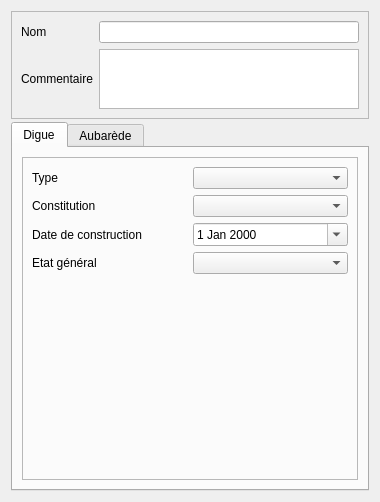
<?xml version="1.0" encoding="UTF-8"?>
<ui version="4.0">
 <class>Form</class>
 <widget class="QWidget" name="Form">
  <property name="geometry">
   <rect>
    <x>0</x>
    <y>0</y>
    <width>380</width>
    <height>502</height>
   </rect>
  </property>
  <property name="windowTitle">
   <string>Form</string>
  </property>
  <layout class="QVBoxLayout" name="verticalLayout" stretch="1,0,10">
   <property name="spacing">
    <number>3</number>
   </property>
   <item>
    <widget class="QFrame" name="frame_5">
     <property name="frameShape">
      <enum>QFrame::StyledPanel</enum>
     </property>
     <property name="frameShadow">
      <enum>QFrame::Raised</enum>
     </property>
     <layout class="QGridLayout" name="gridLayout_5">
      <item row="1" column="1">
       <widget class="QTextBrowser" name="textBrowser_commentaire">
        <property name="maximumSize">
         <size>
          <width>16777215</width>
          <height>60</height>
         </size>
        </property>
        <property name="readOnly">
         <bool>false</bool>
        </property>
       </widget>
      </item>
      <item row="1" column="0">
       <widget class="QLabel" name="label_15">
        <property name="text">
         <string>Commentaire</string>
        </property>
       </widget>
      </item>
      <item row="0" column="0">
       <widget class="QLabel" name="label">
        <property name="text">
         <string>Nom</string>
        </property>
       </widget>
      </item>
      <item row="0" column="1">
       <widget class="QLineEdit" name="lineEdit_nom"/>
      </item>
     </layout>
    </widget>
   </item>
   <item>
    <widget class="QTabWidget" name="tabWidget">
     <property name="currentIndex">
      <number>0</number>
     </property>
     <widget class="QWidget" name="tab">
      <attribute name="title">
       <string>Digue</string>
      </attribute>
      <layout class="QVBoxLayout" name="verticalLayout_2">
       <item>
        <widget class="QFrame" name="frame">
         <property name="frameShape">
          <enum>QFrame::StyledPanel</enum>
         </property>
         <property name="frameShadow">
          <enum>QFrame::Raised</enum>
         </property>
         <layout class="QGridLayout" name="gridLayout_2">
          <item row="0" column="0">
           <widget class="QLabel" name="label_2">
            <property name="text">
             <string>Type</string>
            </property>
           </widget>
          </item>
          <item row="1" column="0">
           <widget class="QLabel" name="label_3">
            <property name="text">
             <string>Constitution</string>
            </property>
           </widget>
          </item>
          <item row="1" column="1">
           <widget class="QComboBox" name="comboBox_contitution"/>
          </item>
          <item row="4" column="1">
           <spacer name="verticalSpacer_2">
            <property name="orientation">
             <enum>Qt::Vertical</enum>
            </property>
            <property name="sizeHint" stdset="0">
             <size>
              <width>20</width>
              <height>40</height>
             </size>
            </property>
           </spacer>
          </item>
          <item row="0" column="1">
           <widget class="QComboBox" name="comboBox_type"/>
          </item>
          <item row="2" column="0">
           <widget class="QLabel" name="label_9">
            <property name="text">
             <string>Date de construction</string>
            </property>
            <property name="wordWrap">
             <bool>true</bool>
            </property>
           </widget>
          </item>
          <item row="2" column="1">
           <widget class="QDateEdit" name="dateEdit_datecontruct">
            <property name="calendarPopup">
             <bool>true</bool>
            </property>
           </widget>
          </item>
          <item row="3" column="0">
           <widget class="QLabel" name="label_10">
            <property name="text">
             <string>Etat général</string>
            </property>
           </widget>
          </item>
          <item row="3" column="1">
           <widget class="QComboBox" name="comboBox_etat_fonc"/>
          </item>
         </layout>
        </widget>
       </item>
      </layout>
     </widget>
     <widget class="QWidget" name="tab_2">
      <attribute name="title">
       <string>Aubarède</string>
      </attribute>
      <layout class="QGridLayout" name="gridLayout_3">
       <item row="3" column="1">
        <widget class="QComboBox" name="comboBox_aubaredevegarboree"/>
       </item>
       <item row="2" column="1">
        <widget class="QComboBox" name="comboBox_aubaredevegarbustive"/>
       </item>
       <item row="1" column="1">
        <widget class="QComboBox" name="comboBox_aubaredevegherbacee"/>
       </item>
       <item row="0" column="0">
        <widget class="QLabel" name="label_4">
         <property name="text">
          <string>Largeur</string>
         </property>
        </widget>
       </item>
       <item row="0" column="1">
        <widget class="QComboBox" name="comboBox_aubaredelargeur"/>
       </item>
       <item row="1" column="0">
        <widget class="QLabel" name="label_5">
         <property name="text">
          <string>Végétation herbacée</string>
         </property>
         <property name="wordWrap">
          <bool>true</bool>
         </property>
        </widget>
       </item>
       <item row="5" column="1">
        <widget class="QTextBrowser" name="textBrowser_aubaredecommentaire">
         <property name="readOnly">
          <bool>false</bool>
         </property>
        </widget>
       </item>
       <item row="5" column="0">
        <widget class="QLabel" name="label_8">
         <property name="text">
          <string>Commentaire</string>
         </property>
        </widget>
       </item>
       <item row="6" column="1">
        <spacer name="verticalSpacer_3">
         <property name="orientation">
          <enum>Qt::Vertical</enum>
         </property>
         <property name="sizeHint" stdset="0">
          <size>
           <width>20</width>
           <height>40</height>
          </size>
         </property>
        </spacer>
       </item>
       <item row="2" column="0">
        <widget class="QLabel" name="label_7">
         <property name="text">
          <string>Végétation arbustive</string>
         </property>
         <property name="wordWrap">
          <bool>true</bool>
         </property>
        </widget>
       </item>
       <item row="3" column="0">
        <widget class="QLabel" name="label_6">
         <property name="text">
          <string>Végétation arborée</string>
         </property>
         <property name="wordWrap">
          <bool>true</bool>
         </property>
        </widget>
       </item>
      </layout>
     </widget>
    </widget>
   </item>
   <item>
    <spacer name="verticalSpacer">
     <property name="orientation">
      <enum>Qt::Vertical</enum>
     </property>
     <property name="sizeHint" stdset="0">
      <size>
       <width>20</width>
       <height>40</height>
      </size>
     </property>
    </spacer>
   </item>
  </layout>
 </widget>
 <resources>
  <include location="../../resources.qrc"/>
 </resources>
 <connections/>
</ui>
